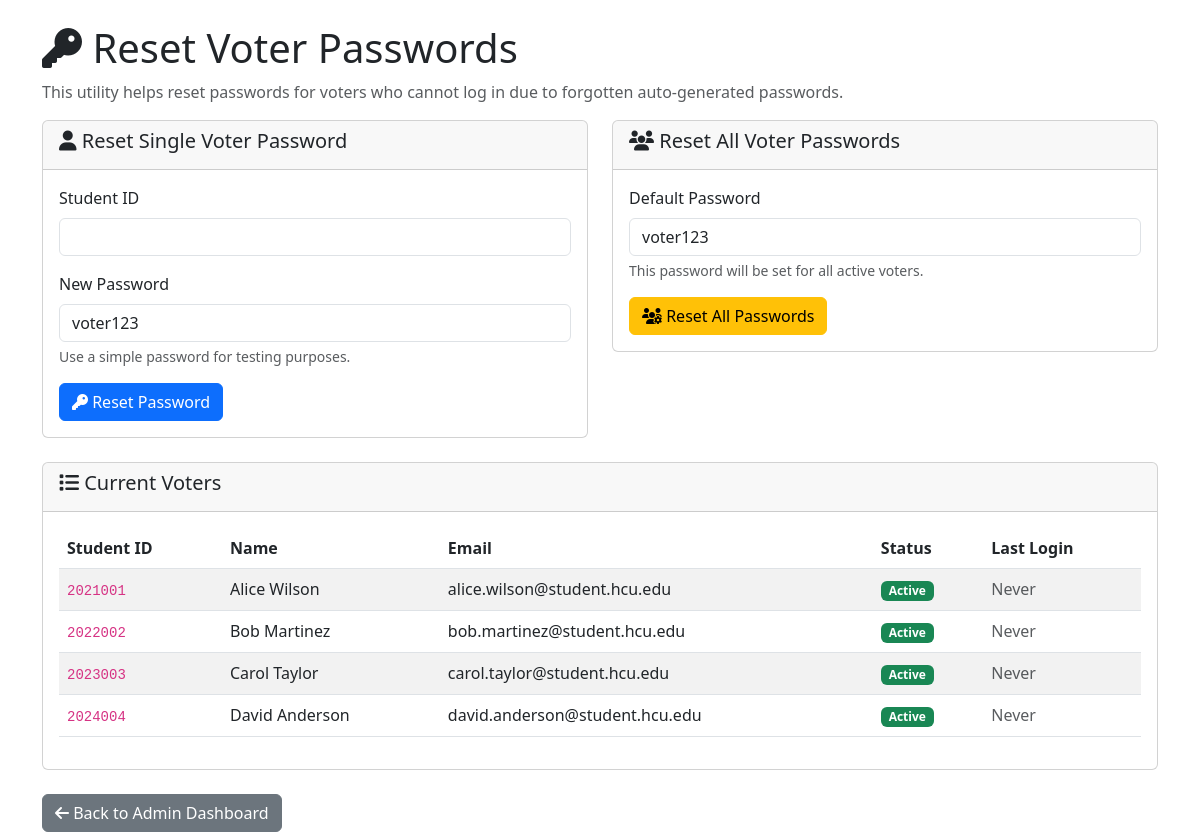
The app's page /admin/reset_voter_passwords.php (signed in) with its own data.
### tables this page shows
CREATE TABLE IF NOT EXISTS voters (
    id INT AUTO_INCREMENT PRIMARY KEY,
    student_id VARCHAR(50) UNIQUE NOT NULL,
    first_name VARCHAR(100) NOT NULL,
    last_name VARCHAR(100) NOT NULL,
    email VARCHAR(255) UNIQUE NOT NULL,
    password VARCHAR(255) NOT NULL,  
    year_level ENUM('1st', '2nd', '3rd', '4th', 'Graduate') NOT NULL,
    course VARCHAR(100),
    is_active BOOLEAN DEFAULT TRUE,
    has_voted BOOLEAN DEFAULT FALSE,
    last_login TIMESTAMP NULL,
    created_at TIMESTAMP DEFAULT CURRENT_TIMESTAMP,
    updated_at TIMESTAMP DEFAULT CURRENT_TIMESTAMP ON UPDATE CURRENT_TIMESTAMP
);

### admin/reset_voter_passwords.php (the view, shortened to what this page needs)
<?php
try {
    $db = getDBConnection();
    $stmt = $db->query("SELECT student_id, first_name, last_name, email, is_active, last_login FROM voters ORDER BY student_id");
    $voters = $stmt->fetchAll();
} catch (Exception $e) {
    $voters = [];
    $error = 'Could not load voters: ' . $e->getMessage();
}
?>
<!DOCTYPE html>
<html lang="en">
<head>
    <link href="https://cdn.jsdelivr.net/npm/bootstrap@5.3.0/dist/css/bootstrap.min.css" rel="stylesheet">
    <link href="https://cdnjs.cloudflare.com/ajax/libs/font-awesome/6.4.0/css/all.min.css" rel="stylesheet">
</head>
<body>
    <div class="container mt-4">
        <div class="row">
            <div class="col-12">
                <h1><i class="fas fa-key"></i> Reset Voter Passwords</h1>
                <p class="text-muted">This utility helps reset passwords for voters who cannot log in due to forgotten auto-generated passwords.</p>
                <div class="row">
                    <div class="col-md-6">
                        <div class="card">
                            <div class="card-header">
                                <h5><i class="fas fa-user"></i> Reset Single Voter Password</h5>
                            </div>
                            <div class="card-body">
                                <form method="POST">
                                    <div class="mb-3">
                                        <label for="student_id" class="form-label">Student ID</label>
                                        <input type="text" class="form-control" id="student_id" name="student_id" required>
                                    </div>
                                    <div class="mb-3">
                                        <label for="new_password" class="form-label">New Password</label>
                                        <input type="text" class="form-control" id="new_password" name="new_password" value="voter123" required>
                                        <div class="form-text">Use a simple password for testing purposes.</div>
                                    </div>
                                    <button type="submit" class="btn btn-primary">
                                        <i class="fas fa-key"></i> Reset Password
                                    </button>
                                </form>
                            </div>
                        </div>
                    </div>
                    <div class="col-md-6">
                        <div class="card">
                            <div class="card-header">
                                <h5><i class="fas fa-users"></i> Reset All Voter Passwords</h5>
                            </div>
                            <div class="card-body">
                                <form method="POST" onsubmit="return confirm('Are you sure you want to reset passwords for ALL voters?');">
                                    <div class="mb-3">
                                        <label for="default_password" class="form-label">Default Password</label>
                                        <input type="text" class="form-control" id="default_password" name="default_password" value="voter123" required>
                                        <div class="form-text">This password will be set for all active voters.</div>
                                    </div>
                                    <button type="submit" class="btn btn-warning">
                                        <i class="fas fa-users-cog"></i> Reset All Passwords
                                    </button>
                                </form>
                            </div>
                        </div>
                    </div>
                </div>
                <div class="card mt-4">
                    <div class="card-header">
                        <h5><i class="fas fa-list"></i> Current Voters</h5>
                    </div>
                    <div class="card-body">
                        <?php if (empty($voters)): ?>
                            <p class="text-muted">No voters found.</p>
                        <?php else: ?>
                            <div class="table-responsive">
                                <table class="table table-striped">
                                    <thead>
                                        <tr>
                                            <th>Student ID</th>
                                            <th>Name</th>
                                            <th>Email</th>
                                            <th>Status</th>
                                            <th>Last Login</th>
                                        </tr>
                                    </thead>
                                    <tbody>
                                        <?php foreach ($voters as $voter): ?>
                                            <tr>
                                                <td><code><?php echo htmlspecialchars($voter['student_id']); ?></code></td>
                                                <td><?php echo htmlspecialchars($voter['first_name'] . ' ' . $voter['last_name']); ?></td>
                                                <td><?php echo htmlspecialchars($voter['email']); ?></td>
                                                <td>
                                                    <?php if ($voter['is_active']): ?>
                                                        <span class="badge bg-success">Active</span>
                                                    <?php else: ?>
                                                        <span class="badge bg-secondary">Inactive</span>
                                                    <?php endif; ?>
                                                </td>
                                                <td>
                                                    <?php if ($voter['last_login']): ?>
                                                        <?php echo date('Y-m-d H:i', strtotime($voter['last_login'])); ?>
                                                    <?php else: ?>
                                                        <span class="text-muted">Never</span>
                                                    <?php endif; ?>
                                                </td>
                                            </tr>
                                        <?php endforeach; ?>
                                    </tbody>
                                </table>
                            </div>
                        <?php endif; ?>
                    </div>
                </div>
                <div class="mt-4">
                    <a href="index.php" class="btn btn-secondary">
                        <i class="fas fa-arrow-left"></i> Back to Admin Dashboard
                    </a>
                </div>
            </div>
        </div>
    </div>
</body>
</html>

### records on screen
voters: student "2021001", first_name+last_name "Alice Wilson", email "alice.wilson@student.hcu.edu", is_active "Active", shows "Never"
voters: student "2022002", first_name+last_name "Bob Martinez", email "bob.martinez@student.hcu.edu", is_active "Active", shows "Never"
voters: student "2023003", first_name+last_name "Carol Taylor", email "carol.taylor@student.hcu.edu", is_active "Active", shows "Never"
voters: student "2024004", first_name+last_name "David Anderson", email "david.anderson@student.hcu.edu", is_active "Active", shows "Never"
